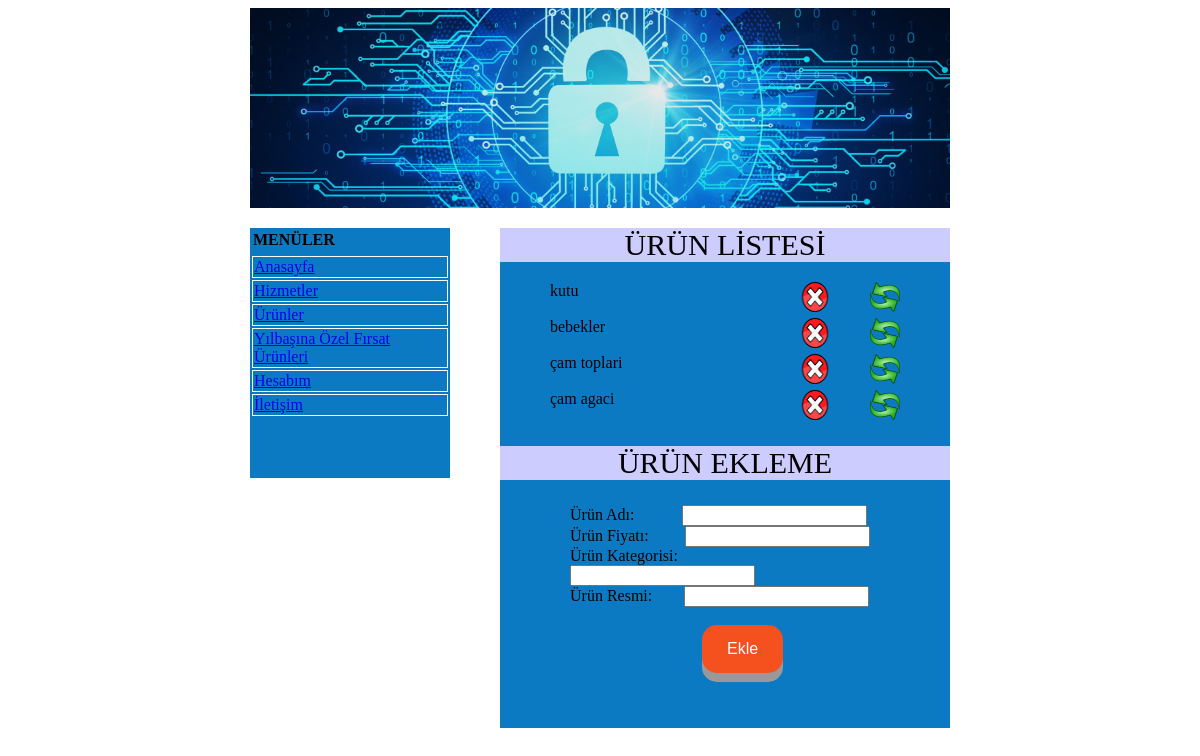
The page /PhpWebUygulama/admin.php on the database its author committed.
### tables this page shows
CREATE TABLE `magaza` (
  `katId` int(35) NOT NULL,
  `katAdi` varchar(35) NOT NULL,
  `urunAdi` varchar(35) NOT NULL,
  `urunFiyat` int(35) NOT NULL,
  `urunResim` varchar(35) NOT NULL
);

### PhpWebUygulama/admin.php (the view, shortened to what this page needs)
<!DOCTYPE html>
<html>
<head>
<link rel="stylesheet" type="text/css" href="stil.css">
</head>
<body>
<div id="genel2">
<div id="ust">
<img src="images/loginHeader.jpg" width="700px" height="200px"/>
</div>
 <div id="adminSol">
            <table class="auto-style7">
                <tr>
                    <td><strong>MENÜLER</strong></td>
                </tr>
                <tr>
                    <td class="auto-style8"></td>
                </tr>
                <tr>
                    <td style="border: thin solid #FFFFFF"><a href="Kategorilerr.aspx">Anasayfa</a> </td>
                </tr>
                <tr>
                    <td style="border: thin solid #FFFFFF"><a href="Yemeklerr.aspx">Hizmetler</a></td>
                </tr>
                <tr>
                    <td style="border: thin solid #FFFFFF"><a href="Yorumlarr.aspx">Ürünler</a></td>
                </tr>
                <tr>
                    <td class="auto-style9" style="border: thin solid #FFFFFF"><a href="AdminMesajlar.aspx">Yılbaşına Özel Fırsat Ürünleri</a></td>
                </tr>
                <tr>
                    <td style="border: thin solid #FFFFFF"><a href="GununYemegiAdmin.aspx">Hesabım</a></td>
                </tr>
                <tr>
                    <td style="border: thin solid #FFFFFF"><a href="AdminTarifOneri.aspx">İletişim</a></td>
                </tr>
            </table>
        </div>
<div id="adminSag">
<div id=adminSagBaslik>ÜRÜN LİSTESİ</div>
   <?php
	 $servername="localhost";
	 $username="root";
	 $password="";
	 $dbname="webproje";
	 $conn=mysqli_connect($servername,$username,$password,$dbname);
	 $sql="SELECT * FROM magaza";
$sonuc= mysqli_query($conn, $sql);
if(mysqli_num_rows($sonuc)>0)
{
	while($cek= mysqli_fetch_assoc($sonuc)){
echo "<div class='adminUrun'>".$cek['urunAdi']."</div>";
echo "<div class='gnclle'><a href='guncele.php?guncellenecekId=".$cek['katId']."'><img src='images/güncelle.png' style='width:30px;height:30px;'/></a></div>";
echo "<div class='sil'><a href='admin.php?silinecekId=".$cek['katId']."'> <img src='images/sil.png' style='width:30px;height:30px;'/> </a></div><br><br>";
	}
}
else
{
		echo "hata kodu".mysqli_error($conn);
}
	 ?>
  <div id=adminSagBaslik2>ÜRÜN EKLEME</div>
<div id="ekleDuzen">
 <form action="admin.php" method="post" >
Ürün Adı: &nbsp&nbsp&nbsp&nbsp&nbsp&nbsp&nbsp&nbsp&nbsp&nbsp  <input type="text" name="urun_Adi"><br>
Ürün Fiyatı:&nbsp&nbsp&nbsp&nbsp&nbsp&nbsp&nbsp&nbsp&nbsp<input type="text" name="urun_Fiyat"><br>
Ürün Kategorisi:&nbsp&nbsp<input type="text" name="urun_Kategori"><br>
Ürün Resmi:&nbsp&nbsp&nbsp&nbsp&nbsp&nbsp&nbsp&nbsp<input type="text" name="urun_Resim"><br><br>
&nbsp&nbsp&nbsp&nbsp&nbsp&nbsp&nbsp&nbsp&nbsp&nbsp&nbsp&nbsp&nbsp&nbsp&nbsp&nbsp<input type="submit" value="Ekle" name="ekle" class="button">
</form>
</div>
</div>
   </div>
   </body>
</html>

### PhpWebUygulama/stil.css (style rules this page uses)
body { background-color:White; }
#genel2 { width:700px; height:800px; margin:0px auto; }
#ust { width:650px; height:200px; }
.auto-style7 { width: 100%; }
#adminSol { width:200px; height:250px; background-color:#0c7ac3; float:left; margin-top:20px; }
#adminSag { width:450px; height:500px; background-color:#0c7ac3; float:left; margin-left:50px; margin-top:20px; }
#adminSagBaslik { font-size:30px; text-align:center; margin-bottom:20px; background-color:#CCCCFF; }
#adminSagBaslik2 { font-size:30px; text-align:center; margin-top:20px; margin-bottom:25px; background-color:#CCCCFF; }
#ekleDuzen { width:300px; height:190px; float:left; margin-left:70px; }
.adminUrun { float:left; margin-left:50px; }
.gnclle { float:right; margin-right:50px; }
.sil { float:right; margin-right:40px; }
.button { display: inline-block; padding: 15px 25px; font-size: 16px; cursor: pointer; text-align: center; text-decoration: none; outline: none; color: #fff; background-color:#f4511e; border: none; border-radius: 15px; box-shadow: 0 9px #999; margin-bottom:10px; }

### rows shown on the page
magaza: urunAdi "kutu"
magaza: urunAdi "bebekler"
magaza: urunAdi "çam toplari"
magaza: urunAdi "çam agaci"
